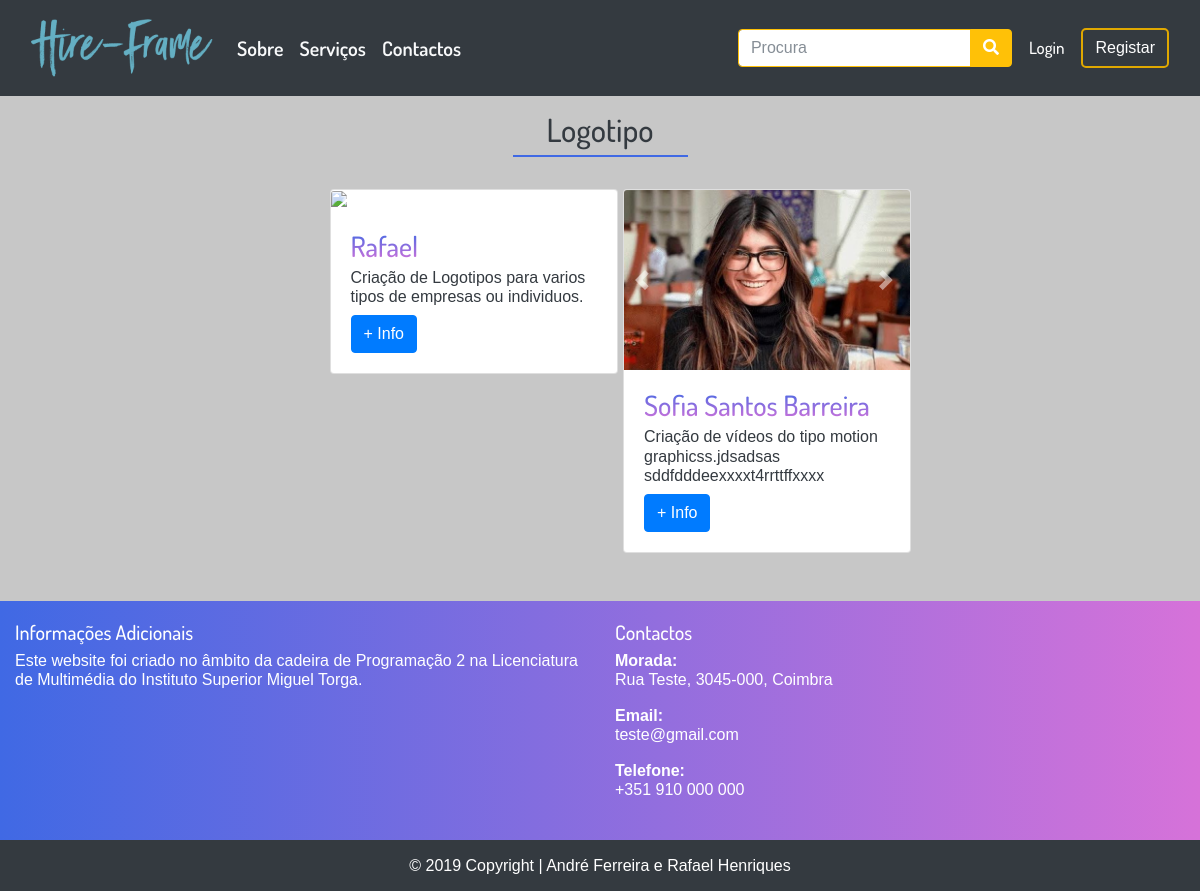
Page /index.php?op=subarea&id=6 on the earlier database version.
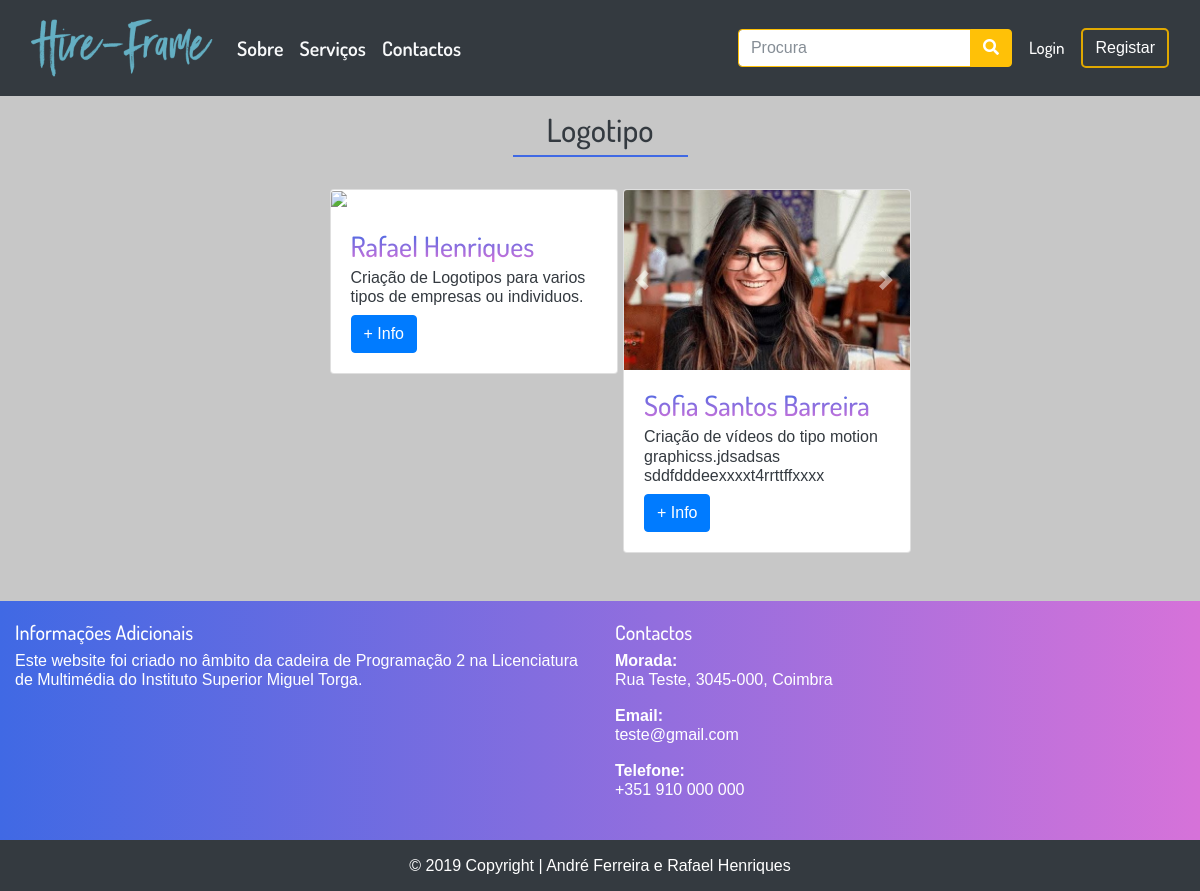
Same page on the later database version.
### tables this page shows
CREATE TABLE IF NOT EXISTS `subarea` (
  `id_subarea` int(11) NOT NULL AUTO_INCREMENT,
  `nome` varchar(50) NOT NULL,
  `data` datetime NOT NULL DEFAULT CURRENT_TIMESTAMP ON UPDATE CURRENT_TIMESTAMP,
  `id_area` int(11) NOT NULL,
  `img_subarea` varchar(255) NOT NULL,
  PRIMARY KEY (`id_subarea`),
  KEY `fk_id_area_area` (`id_area`)
);

CREATE TABLE IF NOT EXISTS `servico` (
  `id_utilizador` int(11) NOT NULL,
  `id_subarea` int(11) NOT NULL,
  `data` datetime NOT NULL DEFAULT CURRENT_TIMESTAMP ON UPDATE CURRENT_TIMESTAMP,
  `id_servico` int(11) NOT NULL AUTO_INCREMENT,
  `descricao` varchar(255) NOT NULL,
  PRIMARY KEY (`id_servico`),
  KEY `fk_id_utilizador_utilizador` (`id_utilizador`),
  KEY `fk_id_subarea_subarea` (`id_subarea`)
);

CREATE TABLE IF NOT EXISTS `utilizador` (
  `id_utilizador` int(11) NOT NULL AUTO_INCREMENT,
  `username` varchar(15) NOT NULL,
  `nome` varchar(150) NOT NULL,
  `id_genero` int(11) NOT NULL,
  `email` varchar(100) NOT NULL,
  `data_nascimento` date NOT NULL,
  `data` datetime NOT NULL DEFAULT CURRENT_TIMESTAMP ON UPDATE CURRENT_TIMESTAMP,
  `pass` varchar(255) NOT NULL,
  `tipo_utilizador` int(11) NOT NULL,
  `biografia` varchar(255) DEFAULT NULL,
  `imagem` varchar(255) DEFAULT NULL,
  `repor_pass` varchar(255) NOT NULL,
  PRIMARY KEY (`id_utilizador`),
  UNIQUE KEY `id_area` (`id_utilizador`),
  KEY `fk_id_tipo_tipo_utilizador` (`tipo_utilizador`),
  KEY `fk_id_genero_genero_utilizador` (`id_genero`)
);

### inc/subarea.inc.php (the view, shortened to what this page needs)
<?php require("db_projetofinal.php");
$id = $_REQUEST["id"];
$dados = $db->query("SELECT subarea.nome, subarea.id_area FROM subarea WHERE subarea.id_subarea = $id");
foreach ($dados as $linha)
 echo   '<div class="container">
        <div class="container-fluid py-3">
            <header class="col-md-12 mb-4">
                    <h2 class="text-center text-dark">'.$linha["nome"].'</h2>
                    <span class="underline mb-3"></span>
                                </header>
            <div class="row justify-content-center">';
            ?>
<?php
$db = new PDO("mysql:host=localhost; dbname=projetofinal","root","");
$dados = $db->query("SELECT DISTINCT utilizador.nome, utilizador.id_utilizador, utilizador.imagem, servico.id_servico, servico.descricao FROM utilizador JOIN servico ON utilizador.id_utilizador = servico.id_utilizador JOIN subarea ON servico.id_subarea = subarea.id_subarea JOIN area ON subarea.id_area = area.id_area WHERE subarea.id_subarea = $id");
if ($dados->rowCount() > 0)
  {
foreach ($dados as $row) {
                echo '<div class="col-md-3 col-sm-6 col-xs-12 m-2">
                    <div class="card" style="width: 18rem">
                    <div id="'.$row["id_servico"].'" class="carousel slide" data-ride="carousel">
    <div class="carousel-inner">
    <div class="carousel-item active">
    <img src="'.$row["imagem"].'" class="card-img-top" alt="...">
</div>
         ';
        echo           '
        </div>
  <a class="carousel-control-prev" href="#'.$row["id_servico"].'" role="button" data-slide="prev">
  <span class="carousel-control-prev-icon" aria-hidden="true"></span>
  <span class="sr-only">Previous</span>
</a>
<a class="carousel-control-next" href="#'.$row["id_servico"].'" role="button" data-slide="next">
  <span class="carousel-control-next-icon" aria-hidden="true"></span>
  <span class="sr-only">Next</span>
</a>
</div>
                        <div class="card-body">
                            <h3 class="card-title grad-txt">'.$row["nome"].'</h3>
                            <p class="text-dark card-subtitle">'.$row["descricao"].'</p>
                            <a href="index.php?op=servicepage&id_utilizador='.$row["id_utilizador"].'&id_service='.$row["id_servico"].'" class="btn btn-primary mt-2">+ Info</a>
                        </div>
                    </div>
                </div>';
}
  } else {
    echo '<div class="row justify-content-center"><div class="col-md-8 text-center p-2"> <h1>Ainda não existem serviços associados</h1><h5 class="text-dark"><a href="index.php?op=addservice">Associe um serviço</a><h5></div></div>';
  }
?>
            </div>
        </div>
    </div>

### index.php (shortened to what this page needs)
<!DOCTYPE html>
<html lang="pt-pt">
<head>
    <link rel="stylesheet" href="css/bootstrap.min.css">
    <link rel="stylesheet" href="css/costum.css">
    <link href="css/fontawesome/css/all.css" rel="stylesheet">
</head>
<body>
    <?php include("inc/menu.inc.php"); ?>
    <?php
$host = $_SERVER['SERVER_NAME'] . $_SERVER['REQUEST_URI'];
$host = basename($host);
if($host == "index.php") {
 require("inc/main.inc.php");
} else {
    if(isset($_REQUEST["op"])) {
      $op = $_REQUEST["op"];
              switch($op) {
        case "subarea": require("inc/subarea.inc.php"); break;
      }
  } else {
      require("inc/main.inc.php");
  }
}
?>
    <?php
        include("inc/footer.inc.php");
    ?>
</body>
</html>

### inc/menu.inc.php (shortened to what this page needs)
<div class="container-fluid bg-dark">
        <header class="menu-font-20">
            <nav class="navbar navbar-expand-lg navbar-dark">
                <a href="index.php" class="navbar-brand">
                    <img src="img/hire-frame.png" height="70" class="d-inline-block align-top <?php if (isset($_GET["op"])) if ($_GET["op"] == 0) echo "active";?>">
                </a>
                <div id="menu" class="collapse navbar-collapse">
                    <ul class="navbar-nav mr-auto text-light">
                        <li class="nav-item">
                            <a href="index.php?op=sobre" class="nav-link <?php if (isset($_GET["op"])) if ($_GET["op"] == 1) echo "active";?> text-light f-600">Sobre</a>
                        </li>
                        <li class="nav-item">
                            <a href="index.php?op=servicos" class="nav-link <?php if (isset($_GET["op"])) if ($_GET["op"] == 2) echo "active";?> text-light f-600">Serviços</a>
                        </li>
                        <li class="nav-item">
                            <a href="index.php?op=contactos" class="nav-link <?php if (isset($_GET["op"])) if ($_GET["op"] == 3) echo "active";?> text-light f-600">Contactos</a>
                        </li>
                    </ul>
                    <form class="form-inline" method="post">
                        <div class="input-group">
                            <input class="form-control border border-warning" name="search" type="search" placeholder="Procura" aria-label="Search" required>
                            <span class="input-group-btn">
                                <button class="btn btn-warning" formaction="index.php?op=procura"><i class="fas fa-search"></i></button>
                            </span>
                        </div>
                    </form>
                <?php
if(isset($_SESSION["username"]))
 {
      echo '<a href="index.php?op=userpage" class="btn m-1 btn-default f-500 f-17">'.$_SESSION["username"].'</a>
      <a href="index.php?op=logout" class="btn btn-login">Logout</a>';
 } else {
    echo '<a href="index.php?op=login" class="btn m-1 btn-default f-500 f-17">Login</a>
    <a href="index.php?op=registar" class="btn btn-login">Registar</a>';
 }
            ?>
                </div>
            </nav>
        </header>
    </div>

### inc/footer.inc.php (shortened to what this page needs)
<footer class="footer page-footer font-small pt-4">
<div class="grad pad-top-20">
  <div class="container-fluid text-center text-md-left">
    <div class="row">
      <div class="col-md-6 mt-md-0 mt-3">
        <h5>Informações Adicionais</h5>
        <p>Este website foi criado no âmbito da cadeira de Programação 2 na Licenciatura de Multimédia
            do Instituto Superior Miguel Torga.</p>
      </div>
      <div class="col-md-4">
              <h5>Contactos</h5>
              <dl class="contact-list">
                <dt>Morada:</dt>
                <dd>Rua Teste, 3045-000, Coimbra</dd>
              </dl>
              <dl class="contact-list">
                <dt>Email:</dt>
                <dd><a class="text-white" href="mailto:">teste@gmail.com</a></dd>
              </dl>
              <dl class="contact-list">
                <dt>Telefone:</dt>
                <dd><a class="text-white" href="tel: +351">+351 910 000 000 </a></dd>
              </dl>
            </div>
    </div>
  </div>
  <div class="page-footer font-small bg-dark mt-4">
<div class="footer-copyright text-center py-3 nova-s">© 2019 Copyright |
    <a target="_blank" href="https://www.falcondesign.pt/" class="nova-s">André Ferreira</a> e <a href="#" class="nova-s">Rafael Henriques</a>
  </div>
</div>
</div>

### css/costum.css (style rules this page uses)
* { margin: 0; padding: 0; font-size: 100%; border: none; outline: none; line-height: 1.22; color: #fff; box-sizing: border-box; font-family: 'Dosis', sans-serif; }
body { background-repeat: no-repeat; background-position: center center; background-attachment: fixed; background-color: #c7c7c7; }
.grad { background-image: linear-gradient(to right, #4069E4 , #D672D9); }
.grad-txt { background: -webkit-linear-gradient(#4069E4 , #D672D9); -webkit-background-clip: text; -webkit-text-fill-color: transparent; }
a, a:hover, a:focus, .footer-copyright>a:hover { text-decoration: none; color: #6c757d; }
.footer-copyright>a { color: #fff; }
.footer { text-align: center; width: 100%; }
.menu-font-20 { font: 20px sans-serif; }
.btn-login { border: 2px solid #e0a800; background: none; position: relative; color: #fff; z-index: 1; border-radius: 5px; height: 100%; transition: all .50s ease-in-out; transition: all .50s ease-in-out; -moz-transition: all .50s ease-in-out; -webkit-transition: all .50s ease-in-out; }
.btn-default { background: none; position: relative; color: #fff; z-index: 1; border-radius: 5px; height: 100%; transition: all .50s ease-in-out; transition: all .50s ease-in-out; -moz-transition: all .50s ease-in-out; -webkit-transition: all .50s ease-in-out; }
.pad-top-20 { padding-top: 20px; }
.underline { content: ''; border-top: 2px solid #4069E4; width: 175px; display: block; margin-bottom: 8px; margin: 0 auto; }
.card-img-top { width: 100%; height: 15vw; object-fit: cover; }
.f-500 { font-weight: 500; }
.f-600 { font-weight:600; }
.f-17 { font-size: 17px; }

Differences in the rows shown:
changed through a linked row, servico "Criação de Logotipos para varios tipos de empresas ou individuos.": id_utilizador.nome "Rafael" → "Rafael Henriques"
